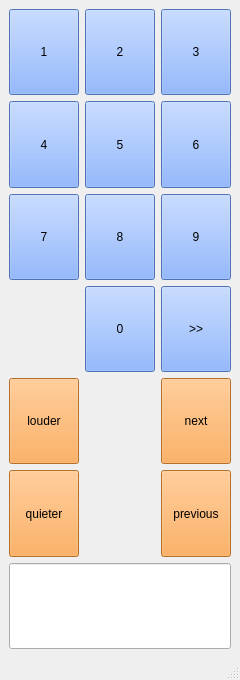
<?xml version="1.0" encoding="UTF-8"?>
<ui version="4.0">
 <class>MainWindow</class>
 <widget class="QMainWindow" name="MainWindow">
  <property name="geometry">
   <rect>
    <x>0</x>
    <y>0</y>
    <width>240</width>
    <height>680</height>
   </rect>
  </property>
  <property name="sizePolicy">
   <sizepolicy hsizetype="Maximum" vsizetype="Maximum">
    <horstretch>0</horstretch>
    <verstretch>0</verstretch>
   </sizepolicy>
  </property>
  <property name="minimumSize">
   <size>
    <width>240</width>
    <height>680</height>
   </size>
  </property>
  <property name="maximumSize">
   <size>
    <width>240</width>
    <height>680</height>
   </size>
  </property>
  <property name="windowTitle">
   <string>MainWindow</string>
  </property>
  <widget class="QWidget" name="centralwidget">
   <layout class="QGridLayout" name="gridLayout_2">
    <item row="0" column="0">
     <layout class="QGridLayout" name="gridLayout">
      <item row="5" column="2">
       <widget class="QPushButton" name="pushButton_10">
        <property name="sizePolicy">
         <sizepolicy hsizetype="Expanding" vsizetype="Expanding">
          <horstretch>0</horstretch>
          <verstretch>0</verstretch>
         </sizepolicy>
        </property>
        <property name="styleSheet">
         <string notr="true">background-color: rgb(255, 155, 55)</string>
        </property>
        <property name="text">
         <string>next</string>
        </property>
       </widget>
      </item>
      <item row="6" column="2">
       <widget class="QPushButton" name="pushButton_11">
        <property name="sizePolicy">
         <sizepolicy hsizetype="Expanding" vsizetype="Expanding">
          <horstretch>0</horstretch>
          <verstretch>0</verstretch>
         </sizepolicy>
        </property>
        <property name="styleSheet">
         <string notr="true">background-color: rgb(255, 155, 55)</string>
        </property>
        <property name="text">
         <string>previous</string>
        </property>
       </widget>
      </item>
      <item row="2" column="2">
       <widget class="QPushButton" name="pushButton_3">
        <property name="sizePolicy">
         <sizepolicy hsizetype="Expanding" vsizetype="Expanding">
          <horstretch>0</horstretch>
          <verstretch>0</verstretch>
         </sizepolicy>
        </property>
        <property name="styleSheet">
         <string notr="true">background-color: rgb(111, 161, 255)</string>
        </property>
        <property name="text">
         <string>6</string>
        </property>
       </widget>
      </item>
      <item row="3" column="1">
       <widget class="QPushButton" name="pushButton_4">
        <property name="sizePolicy">
         <sizepolicy hsizetype="Expanding" vsizetype="Expanding">
          <horstretch>0</horstretch>
          <verstretch>0</verstretch>
         </sizepolicy>
        </property>
        <property name="styleSheet">
         <string notr="true">background-color: rgb(111, 161, 255)</string>
        </property>
        <property name="text">
         <string>8</string>
        </property>
       </widget>
      </item>
      <item row="5" column="0">
       <widget class="QPushButton" name="pushButton_7">
        <property name="sizePolicy">
         <sizepolicy hsizetype="Expanding" vsizetype="Expanding">
          <horstretch>0</horstretch>
          <verstretch>0</verstretch>
         </sizepolicy>
        </property>
        <property name="styleSheet">
         <string notr="true">background-color: rgb(255, 155, 55)</string>
        </property>
        <property name="text">
         <string>louder</string>
        </property>
       </widget>
      </item>
      <item row="2" column="1">
       <widget class="QPushButton" name="pushButton_2">
        <property name="sizePolicy">
         <sizepolicy hsizetype="Expanding" vsizetype="Expanding">
          <horstretch>0</horstretch>
          <verstretch>0</verstretch>
         </sizepolicy>
        </property>
        <property name="styleSheet">
         <string notr="true">background-color: rgb(111, 161, 255)</string>
        </property>
        <property name="text">
         <string>5</string>
        </property>
       </widget>
      </item>
      <item row="6" column="0">
       <widget class="QPushButton" name="pushButton_9">
        <property name="sizePolicy">
         <sizepolicy hsizetype="Expanding" vsizetype="Expanding">
          <horstretch>0</horstretch>
          <verstretch>0</verstretch>
         </sizepolicy>
        </property>
        <property name="styleSheet">
         <string notr="true">background-color: rgb(255, 155, 55)</string>
        </property>
        <property name="text">
         <string>quieter</string>
        </property>
       </widget>
      </item>
      <item row="3" column="2">
       <widget class="QPushButton" name="pushButton_6">
        <property name="sizePolicy">
         <sizepolicy hsizetype="Expanding" vsizetype="Expanding">
          <horstretch>0</horstretch>
          <verstretch>0</verstretch>
         </sizepolicy>
        </property>
        <property name="styleSheet">
         <string notr="true">background-color: rgb(111, 161, 255)</string>
        </property>
        <property name="text">
         <string>9</string>
        </property>
       </widget>
      </item>
      <item row="4" column="1">
       <widget class="QPushButton" name="pushButton_8">
        <property name="sizePolicy">
         <sizepolicy hsizetype="Expanding" vsizetype="Expanding">
          <horstretch>0</horstretch>
          <verstretch>0</verstretch>
         </sizepolicy>
        </property>
        <property name="styleSheet">
         <string notr="true">background-color: rgb(111, 161, 255)</string>
        </property>
        <property name="text">
         <string>0</string>
        </property>
       </widget>
      </item>
      <item row="3" column="0">
       <widget class="QPushButton" name="pushButton_5">
        <property name="sizePolicy">
         <sizepolicy hsizetype="Expanding" vsizetype="Expanding">
          <horstretch>0</horstretch>
          <verstretch>0</verstretch>
         </sizepolicy>
        </property>
        <property name="styleSheet">
         <string notr="true">background-color: rgb(111, 161, 255)</string>
        </property>
        <property name="text">
         <string>7</string>
        </property>
       </widget>
      </item>
      <item row="7" column="0" colspan="3">
       <widget class="QLineEdit" name="lineEdit_2">
        <property name="sizePolicy">
         <sizepolicy hsizetype="Expanding" vsizetype="Expanding">
          <horstretch>0</horstretch>
          <verstretch>0</verstretch>
         </sizepolicy>
        </property>
       </widget>
      </item>
      <item row="2" column="0">
       <widget class="QPushButton" name="pushButton">
        <property name="sizePolicy">
         <sizepolicy hsizetype="Expanding" vsizetype="Expanding">
          <horstretch>0</horstretch>
          <verstretch>0</verstretch>
         </sizepolicy>
        </property>
        <property name="styleSheet">
         <string notr="true">background-color: rgb(111, 161, 255)</string>
        </property>
        <property name="text">
         <string>4</string>
        </property>
       </widget>
      </item>
      <item row="1" column="1">
       <widget class="QPushButton" name="pushButton_12">
        <property name="sizePolicy">
         <sizepolicy hsizetype="Expanding" vsizetype="Expanding">
          <horstretch>0</horstretch>
          <verstretch>0</verstretch>
         </sizepolicy>
        </property>
        <property name="styleSheet">
         <string notr="true">background-color: rgb(111, 161, 255)</string>
        </property>
        <property name="text">
         <string>2</string>
        </property>
       </widget>
      </item>
      <item row="1" column="0">
       <widget class="QPushButton" name="pushButton_13">
        <property name="sizePolicy">
         <sizepolicy hsizetype="Expanding" vsizetype="Expanding">
          <horstretch>0</horstretch>
          <verstretch>0</verstretch>
         </sizepolicy>
        </property>
        <property name="styleSheet">
         <string notr="true">background-color: rgb(111, 161, 255)</string>
        </property>
        <property name="text">
         <string>1</string>
        </property>
       </widget>
      </item>
      <item row="1" column="2">
       <widget class="QPushButton" name="pushButton_14">
        <property name="sizePolicy">
         <sizepolicy hsizetype="Expanding" vsizetype="Expanding">
          <horstretch>0</horstretch>
          <verstretch>0</verstretch>
         </sizepolicy>
        </property>
        <property name="styleSheet">
         <string notr="true">background-color: rgb(111, 161, 255)</string>
        </property>
        <property name="text">
         <string>3</string>
        </property>
       </widget>
      </item>
      <item row="4" column="2">
       <widget class="QPushButton" name="pushButton_15">
        <property name="sizePolicy">
         <sizepolicy hsizetype="Expanding" vsizetype="Expanding">
          <horstretch>0</horstretch>
          <verstretch>0</verstretch>
         </sizepolicy>
        </property>
        <property name="styleSheet">
         <string notr="true">background-color: rgb(111, 161, 255)</string>
        </property>
        <property name="text">
         <string>&gt;&gt;</string>
        </property>
       </widget>
      </item>
     </layout>
    </item>
   </layout>
  </widget>
  <widget class="QMenuBar" name="menubar">
   <property name="geometry">
    <rect>
     <x>0</x>
     <y>0</y>
     <width>240</width>
     <height>21</height>
    </rect>
   </property>
  </widget>
  <widget class="QStatusBar" name="statusbar"/>
 </widget>
 <resources/>
 <connections>
  <connection>
   <sender>pushButton_12</sender>
   <signal>clicked()</signal>
   <receiver>MainWindow</receiver>
   <slot>add2()</slot>
   <hints>
    <hint type="sourcelabel">
     <x>117</x>
     <y>81</y>
    </hint>
    <hint type="destinationlabel">
     <x>82</x>
     <y>81</y>
    </hint>
   </hints>
  </connection>
  <connection>
   <sender>pushButton_13</sender>
   <signal>clicked()</signal>
   <receiver>MainWindow</receiver>
   <slot>add1()</slot>
   <hints>
    <hint type="sourcelabel">
     <x>30</x>
     <y>71</y>
    </hint>
    <hint type="destinationlabel">
     <x>6</x>
     <y>74</y>
    </hint>
   </hints>
  </connection>
  <connection>
   <sender>pushButton_14</sender>
   <signal>clicked()</signal>
   <receiver>MainWindow</receiver>
   <slot>add3()</slot>
   <hints>
    <hint type="sourcelabel">
     <x>187</x>
     <y>74</y>
    </hint>
    <hint type="destinationlabel">
     <x>157</x>
     <y>78</y>
    </hint>
   </hints>
  </connection>
  <connection>
   <sender>pushButton_2</sender>
   <signal>clicked()</signal>
   <receiver>MainWindow</receiver>
   <slot>add5()</slot>
   <hints>
    <hint type="sourcelabel">
     <x>103</x>
     <y>142</y>
    </hint>
    <hint type="destinationlabel">
     <x>82</x>
     <y>148</y>
    </hint>
   </hints>
  </connection>
  <connection>
   <sender>pushButton</sender>
   <signal>clicked()</signal>
   <receiver>MainWindow</receiver>
   <slot>add4()</slot>
   <hints>
    <hint type="sourcelabel">
     <x>48</x>
     <y>165</y>
    </hint>
    <hint type="destinationlabel">
     <x>6</x>
     <y>171</y>
    </hint>
   </hints>
  </connection>
  <connection>
   <sender>pushButton_3</sender>
   <signal>clicked()</signal>
   <receiver>MainWindow</receiver>
   <slot>add6()</slot>
   <hints>
    <hint type="sourcelabel">
     <x>186</x>
     <y>168</y>
    </hint>
    <hint type="destinationlabel">
     <x>160</x>
     <y>168</y>
    </hint>
   </hints>
  </connection>
  <connection>
   <sender>pushButton_5</sender>
   <signal>clicked()</signal>
   <receiver>MainWindow</receiver>
   <slot>add7()</slot>
   <hints>
    <hint type="sourcelabel">
     <x>57</x>
     <y>234</y>
    </hint>
    <hint type="destinationlabel">
     <x>6</x>
     <y>243</y>
    </hint>
   </hints>
  </connection>
  <connection>
   <sender>pushButton_4</sender>
   <signal>clicked()</signal>
   <receiver>MainWindow</receiver>
   <slot>add8()</slot>
   <hints>
    <hint type="sourcelabel">
     <x>95</x>
     <y>255</y>
    </hint>
    <hint type="destinationlabel">
     <x>80</x>
     <y>255</y>
    </hint>
   </hints>
  </connection>
  <connection>
   <sender>pushButton_6</sender>
   <signal>clicked()</signal>
   <receiver>MainWindow</receiver>
   <slot>add9()</slot>
   <hints>
    <hint type="sourcelabel">
     <x>195</x>
     <y>243</y>
    </hint>
    <hint type="destinationlabel">
     <x>157</x>
     <y>254</y>
    </hint>
   </hints>
  </connection>
  <connection>
   <sender>pushButton_8</sender>
   <signal>clicked()</signal>
   <receiver>MainWindow</receiver>
   <slot>add0()</slot>
   <hints>
    <hint type="sourcelabel">
     <x>120</x>
     <y>351</y>
    </hint>
    <hint type="destinationlabel">
     <x>78</x>
     <y>346</y>
    </hint>
   </hints>
  </connection>
  <connection>
   <sender>pushButton_10</sender>
   <signal>clicked()</signal>
   <receiver>MainWindow</receiver>
   <slot>next()</slot>
   <hints>
    <hint type="sourcelabel">
     <x>192</x>
     <y>432</y>
    </hint>
    <hint type="destinationlabel">
     <x>159</x>
     <y>431</y>
    </hint>
   </hints>
  </connection>
  <connection>
   <sender>pushButton_11</sender>
   <signal>clicked()</signal>
   <receiver>MainWindow</receiver>
   <slot>previous()</slot>
   <hints>
    <hint type="sourcelabel">
     <x>194</x>
     <y>494</y>
    </hint>
    <hint type="destinationlabel">
     <x>148</x>
     <y>497</y>
    </hint>
   </hints>
  </connection>
  <connection>
   <sender>pushButton_7</sender>
   <signal>clicked()</signal>
   <receiver>MainWindow</receiver>
   <slot>louder()</slot>
   <hints>
    <hint type="sourcelabel">
     <x>55</x>
     <y>447</y>
    </hint>
    <hint type="destinationlabel">
     <x>114</x>
     <y>443</y>
    </hint>
   </hints>
  </connection>
  <connection>
   <sender>pushButton_15</sender>
   <signal>clicked()</signal>
   <receiver>MainWindow</receiver>
   <slot>select()</slot>
   <hints>
    <hint type="sourcelabel">
     <x>198</x>
     <y>360</y>
    </hint>
    <hint type="destinationlabel">
     <x>156</x>
     <y>357</y>
    </hint>
   </hints>
  </connection>
  <connection>
   <sender>pushButton_9</sender>
   <signal>clicked()</signal>
   <receiver>MainWindow</receiver>
   <slot>quieter()</slot>
   <hints>
    <hint type="sourcelabel">
     <x>56</x>
     <y>514</y>
    </hint>
    <hint type="destinationlabel">
     <x>106</x>
     <y>522</y>
    </hint>
   </hints>
  </connection>
 </connections>
 <slots>
  <slot>add0()</slot>
  <slot>add1()</slot>
  <slot>add2()</slot>
  <slot>add3()</slot>
  <slot>add4()</slot>
  <slot>add5()</slot>
  <slot>add6()</slot>
  <slot>add7()</slot>
  <slot>add8()</slot>
  <slot>add9()</slot>
  <slot>louder()</slot>
  <slot>quieter()</slot>
  <slot>next()</slot>
  <slot>previous()</slot>
  <slot>select()</slot>
 </slots>
</ui>
